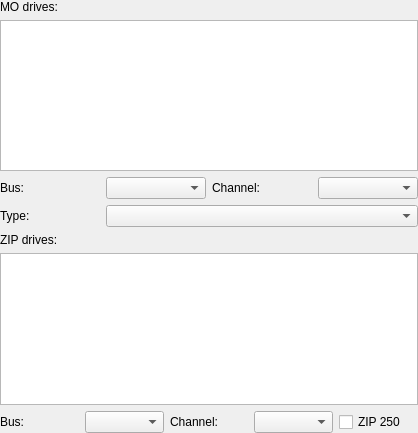
<?xml version="1.0" encoding="UTF-8"?>
<ui version="4.0">
 <class>SettingsOtherRemovable</class>
 <widget class="QWidget" name="SettingsOtherRemovable">
  <property name="geometry">
   <rect>
    <x>0</x>
    <y>0</y>
    <width>418</width>
    <height>433</height>
   </rect>
  </property>
  <property name="windowTitle">
   <string>Form</string>
  </property>
  <layout class="QVBoxLayout" name="verticalLayout">
   <property name="leftMargin">
    <number>0</number>
   </property>
   <property name="topMargin">
    <number>0</number>
   </property>
   <property name="rightMargin">
    <number>0</number>
   </property>
   <property name="bottomMargin">
    <number>0</number>
   </property>
   <item>
    <widget class="QLabel" name="label">
     <property name="text">
      <string>MO drives:</string>
     </property>
    </widget>
   </item>
   <item>
    <widget class="QTableView" name="tableViewMO">
     <property name="editTriggers">
      <set>QAbstractItemView::NoEditTriggers</set>
     </property>
     <property name="selectionMode">
      <enum>QAbstractItemView::SingleSelection</enum>
     </property>
     <property name="selectionBehavior">
      <enum>QAbstractItemView::SelectRows</enum>
     </property>
     <property name="showGrid">
      <bool>false</bool>
     </property>
     <attribute name="verticalHeaderVisible">
      <bool>false</bool>
     </attribute>
    </widget>
   </item>
   <item>
    <layout class="QGridLayout" name="gridLayout">
     <item row="0" column="0">
      <widget class="QLabel" name="label_2">
       <property name="text">
        <string>Bus:</string>
       </property>
      </widget>
     </item>
     <item row="0" column="2">
      <widget class="QLabel" name="label_7">
       <property name="text">
        <string>Channel:</string>
       </property>
      </widget>
     </item>
     <item row="0" column="1">
      <widget class="QComboBox" name="comboBoxMOBus">
       <property name="maxVisibleItems">
        <number>30</number>
       </property>
      </widget>
     </item>
     <item row="0" column="3">
      <widget class="QComboBox" name="comboBoxMOChannel">
       <property name="maxVisibleItems">
        <number>30</number>
       </property>
      </widget>
     </item>
     <item row="1" column="0">
      <widget class="QLabel" name="label_4">
       <property name="text">
        <string>Type:</string>
       </property>
      </widget>
     </item>
     <item row="1" column="1" colspan="3">
      <widget class="QComboBox" name="comboBoxMOType">
       <property name="maxVisibleItems">
        <number>30</number>
       </property>
      </widget>
     </item>
    </layout>
   </item>
   <item>
    <spacer name="verticalSpacer">
     <property name="orientation">
      <enum>Qt::Vertical</enum>
     </property>
     <property name="sizeHint" stdset="0">
      <size>
       <width>20</width>
       <height>40</height>
      </size>
     </property>
    </spacer>
   </item>
   <item>
    <widget class="QLabel" name="label_6">
     <property name="text">
      <string>ZIP drives:</string>
     </property>
    </widget>
   </item>
   <item>
    <widget class="QTableView" name="tableViewZIP">
     <property name="editTriggers">
      <set>QAbstractItemView::NoEditTriggers</set>
     </property>
     <property name="selectionMode">
      <enum>QAbstractItemView::SingleSelection</enum>
     </property>
     <property name="selectionBehavior">
      <enum>QAbstractItemView::SelectRows</enum>
     </property>
     <property name="showGrid">
      <bool>false</bool>
     </property>
     <attribute name="verticalHeaderVisible">
      <bool>false</bool>
     </attribute>
    </widget>
   </item>
   <item>
    <layout class="QHBoxLayout" name="horizontalLayout_2">
     <item>
      <widget class="QLabel" name="label_3">
       <property name="text">
        <string>Bus:</string>
       </property>
      </widget>
     </item>
     <item>
      <widget class="QComboBox" name="comboBoxZIPBus">
       <property name="maxVisibleItems">
        <number>30</number>
       </property>
      </widget>
     </item>
     <item>
      <widget class="QLabel" name="label_5">
       <property name="text">
        <string>Channel:</string>
       </property>
      </widget>
     </item>
     <item>
      <widget class="QComboBox" name="comboBoxZIPChannel">
       <property name="maxVisibleItems">
        <number>30</number>
       </property>
      </widget>
     </item>
     <item>
      <widget class="QCheckBox" name="checkBoxZIP250">
       <property name="text">
        <string>ZIP 250</string>
       </property>
      </widget>
     </item>
    </layout>
   </item>
  </layout>
 </widget>
 <resources/>
 <connections/>
</ui>
